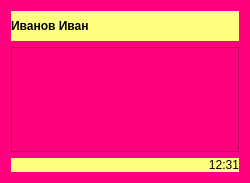
<?xml version="1.0" encoding="UTF-8"?>
<ui version="4.0">
 <class>TTextMessage</class>
 <widget class="QWidget" name="TTextMessage">
  <property name="geometry">
   <rect>
    <x>0</x>
    <y>0</y>
    <width>250</width>
    <height>183</height>
   </rect>
  </property>
  <property name="sizePolicy">
   <sizepolicy hsizetype="Preferred" vsizetype="Preferred">
    <horstretch>0</horstretch>
    <verstretch>0</verstretch>
   </sizepolicy>
  </property>
  <property name="minimumSize">
   <size>
    <width>0</width>
    <height>0</height>
   </size>
  </property>
  <property name="maximumSize">
   <size>
    <width>250</width>
    <height>16777215</height>
   </size>
  </property>
  <property name="windowTitle">
   <string>Form</string>
  </property>
  <property name="autoFillBackground">
   <bool>false</bool>
  </property>
  <property name="styleSheet">
   <string notr="true">background-color: rgb(255, 0, 127);</string>
  </property>
  <layout class="QVBoxLayout" name="verticalLayout">
   <item>
    <widget class="QLabel" name="labelLogin">
     <property name="minimumSize">
      <size>
       <width>0</width>
       <height>30</height>
      </size>
     </property>
     <property name="maximumSize">
      <size>
       <width>16777215</width>
       <height>30</height>
      </size>
     </property>
     <property name="font">
      <font>
       <bold>true</bold>
      </font>
     </property>
     <property name="styleSheet">
      <string notr="true">background-color: rgb(255, 255, 127);</string>
     </property>
     <property name="text">
      <string>Иванов Иван</string>
     </property>
    </widget>
   </item>
   <item>
    <widget class="QTextEdit" name="textEdit"/>
   </item>
   <item>
    <widget class="QLabel" name="labelTime">
     <property name="sizePolicy">
      <sizepolicy hsizetype="Preferred" vsizetype="Minimum">
       <horstretch>0</horstretch>
       <verstretch>0</verstretch>
      </sizepolicy>
     </property>
     <property name="maximumSize">
      <size>
       <width>16777215</width>
       <height>30</height>
      </size>
     </property>
     <property name="styleSheet">
      <string notr="true">background-color: rgb(255, 255, 127);</string>
     </property>
     <property name="text">
      <string>12:31</string>
     </property>
     <property name="alignment">
      <set>Qt::AlignRight|Qt::AlignTrailing|Qt::AlignVCenter</set>
     </property>
     <property name="margin">
      <number>8</number>
     </property>
    </widget>
   </item>
  </layout>
 </widget>
 <resources/>
 <connections/>
</ui>
